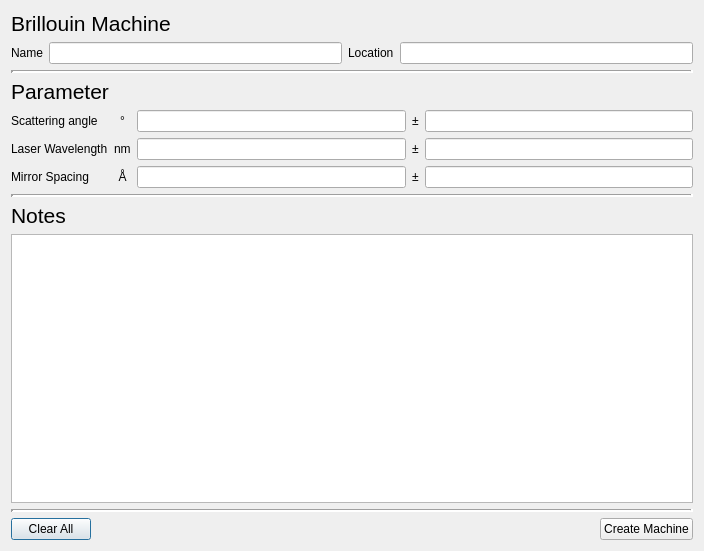
<?xml version="1.0" encoding="UTF-8"?>
<ui version="4.0">
 <class>Dialog</class>
 <widget class="QDialog" name="Dialog">
  <property name="geometry">
   <rect>
    <x>0</x>
    <y>0</y>
    <width>704</width>
    <height>551</height>
   </rect>
  </property>
  <property name="windowTitle">
   <string>Setup Brillouin Machine</string>
  </property>
  <layout class="QVBoxLayout" name="verticalLayout">
   <item>
    <widget class="QLabel" name="label_2">
     <property name="font">
      <font>
       <pointsize>16</pointsize>
      </font>
     </property>
     <property name="text">
      <string>Brillouin Machine </string>
     </property>
    </widget>
   </item>
   <item>
    <layout class="QHBoxLayout" name="horizontalLayout">
     <item>
      <widget class="QLabel" name="label_3">
       <property name="text">
        <string>Name</string>
       </property>
      </widget>
     </item>
     <item>
      <widget class="QLineEdit" name="lineEdit"/>
     </item>
     <item>
      <widget class="QLabel" name="label_4">
       <property name="text">
        <string>Location</string>
       </property>
      </widget>
     </item>
     <item>
      <widget class="QLineEdit" name="lineEdit_2"/>
     </item>
    </layout>
   </item>
   <item>
    <widget class="Line" name="line_3">
     <property name="lineWidth">
      <number>3</number>
     </property>
     <property name="orientation">
      <enum>Qt::Horizontal</enum>
     </property>
    </widget>
   </item>
   <item>
    <widget class="QLabel" name="label_5">
     <property name="font">
      <font>
       <pointsize>16</pointsize>
      </font>
     </property>
     <property name="text">
      <string>Parameter</string>
     </property>
    </widget>
   </item>
   <item>
    <layout class="QGridLayout" name="gridLayout">
     <item row="0" column="1">
      <widget class="QLabel" name="label_7">
       <property name="text">
        <string>°</string>
       </property>
       <property name="alignment">
        <set>Qt::AlignCenter</set>
       </property>
      </widget>
     </item>
     <item row="0" column="4">
      <widget class="QLineEdit" name="lineEdit_4"/>
     </item>
     <item row="0" column="2">
      <widget class="QLineEdit" name="lineEdit_3"/>
     </item>
     <item row="0" column="3">
      <widget class="QLabel" name="label_8">
       <property name="text">
        <string>±</string>
       </property>
      </widget>
     </item>
     <item row="1" column="4">
      <widget class="QLineEdit" name="lineEdit_5"/>
     </item>
     <item row="0" column="0">
      <widget class="QLabel" name="label_6">
       <property name="text">
        <string>Scattering angle</string>
       </property>
      </widget>
     </item>
     <item row="2" column="4">
      <widget class="QLineEdit" name="lineEdit_6"/>
     </item>
     <item row="1" column="2">
      <widget class="QLineEdit" name="lineEdit_7"/>
     </item>
     <item row="2" column="2">
      <widget class="QLineEdit" name="lineEdit_8"/>
     </item>
     <item row="1" column="3">
      <widget class="QLabel" name="label_9">
       <property name="text">
        <string>±</string>
       </property>
      </widget>
     </item>
     <item row="2" column="3">
      <widget class="QLabel" name="label_10">
       <property name="text">
        <string>±</string>
       </property>
      </widget>
     </item>
     <item row="1" column="0">
      <widget class="QLabel" name="label_11">
       <property name="toolTip">
        <string>&lt;html&gt;&lt;head/&gt;&lt;body&gt;&lt;p&gt;Laserwavelength of the exitation laser used in the experiment. &lt;/p&gt;&lt;/body&gt;&lt;/html&gt;</string>
       </property>
       <property name="text">
        <string>Laser Wavelength</string>
       </property>
      </widget>
     </item>
     <item row="2" column="0">
      <widget class="QLabel" name="label_12">
       <property name="text">
        <string>Mirror Spacing</string>
       </property>
      </widget>
     </item>
     <item row="2" column="1">
      <widget class="QLabel" name="label_13">
       <property name="text">
        <string>Å</string>
       </property>
       <property name="alignment">
        <set>Qt::AlignCenter</set>
       </property>
      </widget>
     </item>
     <item row="1" column="1">
      <widget class="QLabel" name="label_14">
       <property name="text">
        <string>nm</string>
       </property>
      </widget>
     </item>
    </layout>
   </item>
   <item>
    <widget class="Line" name="line">
     <property name="lineWidth">
      <number>3</number>
     </property>
     <property name="orientation">
      <enum>Qt::Horizontal</enum>
     </property>
    </widget>
   </item>
   <item>
    <widget class="QLabel" name="label">
     <property name="font">
      <font>
       <pointsize>16</pointsize>
      </font>
     </property>
     <property name="text">
      <string>Notes</string>
     </property>
    </widget>
   </item>
   <item>
    <widget class="QPlainTextEdit" name="plainTextEdit"/>
   </item>
   <item>
    <widget class="Line" name="line_2">
     <property name="lineWidth">
      <number>3</number>
     </property>
     <property name="orientation">
      <enum>Qt::Horizontal</enum>
     </property>
    </widget>
   </item>
   <item>
    <layout class="QHBoxLayout" name="horizontalLayout_2">
     <item>
      <widget class="QPushButton" name="pushButton">
       <property name="text">
        <string>Clear All</string>
       </property>
      </widget>
     </item>
     <item>
      <spacer name="horizontalSpacer">
       <property name="orientation">
        <enum>Qt::Horizontal</enum>
       </property>
       <property name="sizeHint" stdset="0">
        <size>
         <width>40</width>
         <height>20</height>
        </size>
       </property>
      </spacer>
     </item>
     <item>
      <widget class="QPushButton" name="pushButton_2">
       <property name="text">
        <string>Create Machine</string>
       </property>
      </widget>
     </item>
    </layout>
   </item>
  </layout>
 </widget>
 <resources/>
 <connections/>
</ui>
